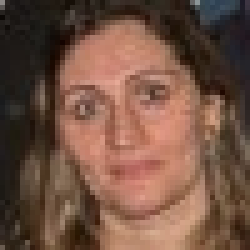
#> input picture cropped_faces/face_0.jpg, 50 x 50 px (shown 5 times larger); its folder holds only this picture in this run
$ python refine_cropped_faces.py
#> lines starting #> are read from the running program, lines starting #| are printed output that depends on the picture
import os
import cv2

output_dir = 'cropped_faces_refined'
if not os.path.exists(output_dir):
    os.makedirs(output_dir)

face_cascade = cv2.CascadeClassifier('data/haarcascade_frontalface_default.xml')
idx = 0

for images in os.listdir('cropped_faces'):
    img = cv2.imread(os.path.join('cropped_faces', images))
#> img is the input picture: shape (50, 50, 3); mean B, G, R 66.8, 82.1, 114.3
    gray = cv2.cvtColor(img, cv2.COLOR_BGR2GRAY)
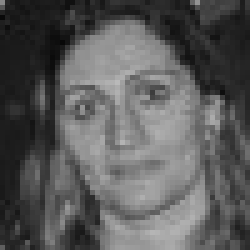
#> gray: shape (50, 50) (shown 5 times larger); min 8, max 185, mean 90
    faces = face_cascade.detectMultiScale(gray, scaleFactor=1.1, minNeighbors=4, minSize=(30, 30))
#> faces = [[7, 6, 36, 36]]
    for (x, y, w, h) in faces:
        face = img[y:y+h, x:x+w]
        output_path = os.path.join(output_dir, f'face_{idx}.jpg')
        idx += 1
        cv2.imwrite(output_path, face)
#> this loop made 1 pass
#> (x, y, w, h, idx) on pass 1: (7, 6, 36, 36, 1)
#> pass 1, `face = img[y:y+h, x:x+w]`:
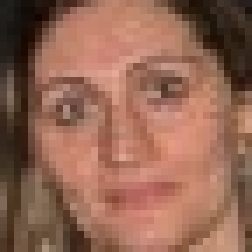
#> face: shape (36, 36, 3) (shown 7 times larger); mean B, G, R 83.7, 102.2, 147.6
#> after the loop, idx = 1

$ run again, on cropped_faces/face_12.jpg
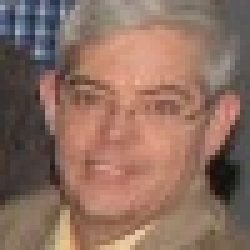
#> input picture cropped_faces/face_12.jpg, 50 x 50 px (shown 5 times larger)
#> img is the input picture: shape (50, 50, 3); mean B, G, R 96.5, 110.2, 141
#> `gray = cv2.cvtColor(img, cv2.COLOR_BGR2GRAY)`:
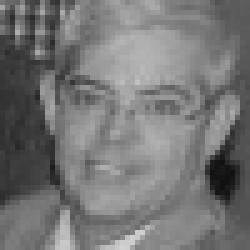
#> gray: shape (50, 50) (shown 5 times larger); min 17, max 209, mean 117.9
#> faces = [[6, 6, 37, 37]]
#> the loop `for (x, y, w, h) in faces:` made 1 pass
#> (x, y, w, h, idx) on pass 1: (6, 6, 37, 37, 1)
#> pass 1, `face = img[y:y+h, x:x+w]`:
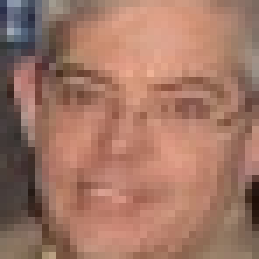
#> face: shape (37, 37, 3) (shown 7 times larger); mean B, G, R 101.4, 118.2, 162.1
#> after the loop `for (x, y, w, h) in faces:`: idx = 1

$ run again, on cropped_faces/face_13.jpg
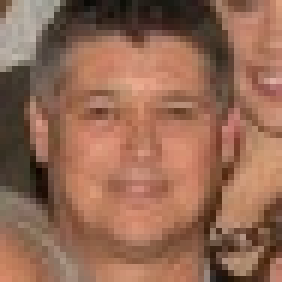
#> input picture cropped_faces/face_13.jpg, 47 x 47 px (shown 6 times larger)
#> img is the input picture: shape (47, 47, 3); mean B, G, R 84.2, 105.2, 148.5
#> `gray = cv2.cvtColor(img, cv2.COLOR_BGR2GRAY)`:
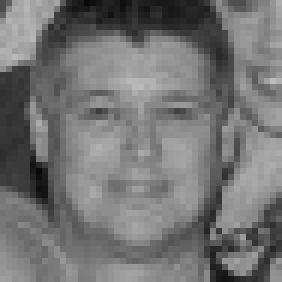
#> gray: shape (47, 47) (shown 6 times larger); min 8, max 188, mean 115.8
#> faces = [[4, 4, 38, 38]]
#> the loop `for (x, y, w, h) in faces:` made 1 pass
#> (x, y, w, h, idx) on pass 1: (4, 4, 38, 38, 1)
#> pass 1, `face = img[y:y+h, x:x+w]`:
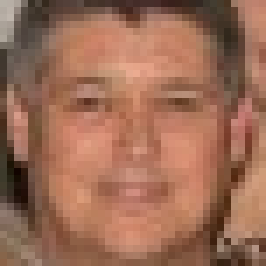
#> face: shape (38, 38, 3) (shown 7 times larger); mean B, G, R 85.8, 107.9, 156.3
#> after the loop `for (x, y, w, h) in faces:`: idx = 1

$ run again, on cropped_faces/face_14.jpg
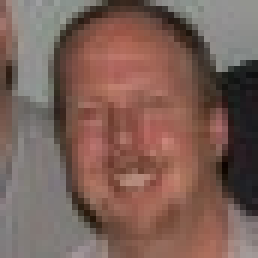
#> input picture cropped_faces/face_14.jpg, 43 x 43 px (shown 6 times larger)
#> img is the input picture: shape (43, 43, 3); mean B, G, R 87.4, 96.1, 124.1
#> `gray = cv2.cvtColor(img, cv2.COLOR_BGR2GRAY)`:
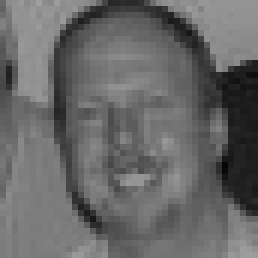
#> gray: shape (43, 43) (shown 6 times larger); min 6, max 159, mean 103.5
#> faces = ()
#> after the loop `for (x, y, w, h) in faces:`: idx = 0

$ run again, on cropped_faces/face_1.jpg
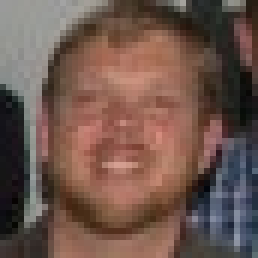
#> input picture cropped_faces/face_1.jpg, 43 x 43 px (shown 6 times larger)
#> img is the input picture: shape (43, 43, 3); mean B, G, R 77.1, 86.1, 110.9
#> `gray = cv2.cvtColor(img, cv2.COLOR_BGR2GRAY)`:
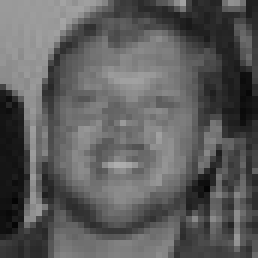
#> gray: shape (43, 43) (shown 6 times larger); min 4, max 174, mean 92.5
#> faces = ()
#> after the loop `for (x, y, w, h) in faces:`: idx = 0
